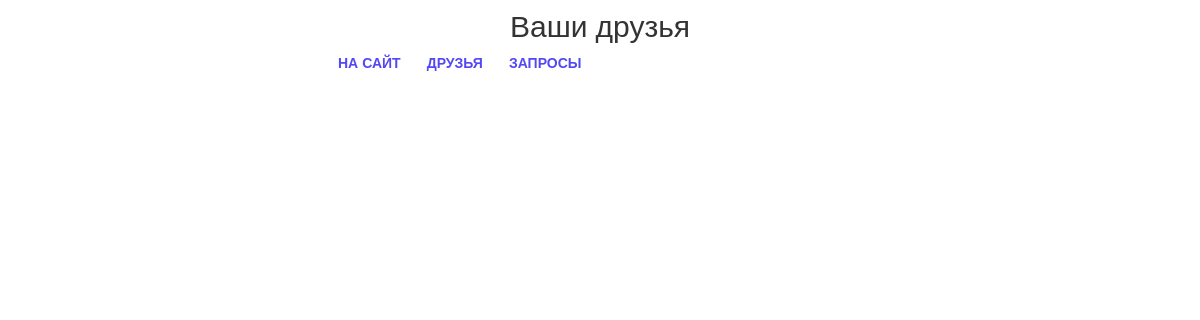
/auth/user/request/ (signed in), run on an earlier commit of the app's database.
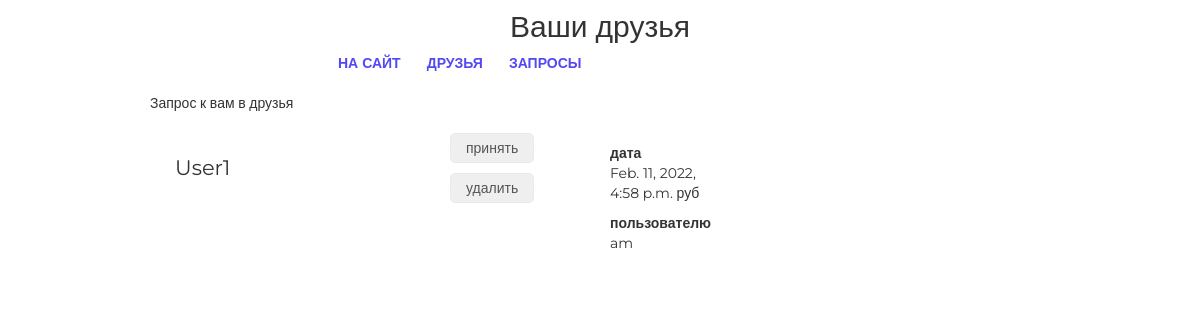
And on a later commit of the database.
### authapp/models.py (models this page shows)
class FriendRequest(models.Model):
    from_user = models.ForeignKey(
        User, related_name='from_user', on_delete=models.CASCADE)
    to_user = models.ForeignKey(
        User, related_name='to_user', on_delete=models.CASCADE)
    message_request = models.TextField(verbose_name='сообщение', blank=True)
    is_active = models.BooleanField(default=True)
    date_request = models.DateTimeField(auto_now_add=True, editable=False)
    accepte = models.BooleanField(default=False)

class User(AbstractUser):
    age = models.PositiveIntegerField('возраст', blank=True, null=True)
    registration_start_time = models.DateTimeField(
        auto_now_add=True, null=True)
    friends = models.ManyToManyField('User', blank=True)
    basic_budget = models.ForeignKey(
        'mainapp.Budget', on_delete=models.CASCADE, blank=True, null=True)

### authapp/views.py (the view)
# urls.py: path('user/request/', authapp.FriendRequestList.as_view(), name='request'),
class FriendRequestList(UserIsAuthMixin, PageTitleMixin, ListView):
    model = FriendRequest
    page_title = 'пользователь/запросы'
    def get_queryset(self):
        friends = FriendRequest.objects.filter(
            Q(from_user=self.request.user) |
            Q(to_user=self.request.user)).filter(is_active=True).all()
        return friends

### authapp/views.py (called while the page is built)
    @method_decorator(user_passes_test(lambda user: user.is_authenticated))
    def dispatch(self, request, *args, **kwargs):
        return super().dispatch(request, *args, **kwargs)

    def get_context_data(self, **kwargs):
        context = super().get_context_data(**kwargs)
        context[self.page_title_key] = self.page_title
        return context

### authapp/templates/authapp/friendrequest_list.html (shortened to what this page needs)
{% extends 'authapp/base_user.html' %}
{% load static %}
{% block container %}
    <div class="users_list">
        {% for object in object_list %}
            {% if object.to_user == user %}
                Запрос к вам в друзья
            {% else %}
                Ваш запрос
            {% endif %}
            <div class="product_record ">
                <div class="product_name">
                    {{ object.from_user|title }}
                </div>
                <div class="product_actions">
                    {% if object.to_user == user %}
                        <button>
                            <a href={% url 'auth:request_accepte' pk=object.pk %}>принять</a>
                        </button>
                    {% endif %}
                    <button>
                        <a href={% url 'auth:request_delete' pk=object.pk %}>удалить</a>
                    </button>
                </div>
                <div class="summary">
                    <b>дата</b>
                    <p>{{ object.date_request }} руб</p>
                    <b>пользователю</b>
                    <p>{{ object.to_user }}</p>
                </div>
            </div>
        {% endfor %}
    </div>
{% endblock %}

What changed in the data, as far as the page shows it:
added FriendRequest: shows "Запрос к вам в друзья", from_user "User1", shows "принять", date_request "Feb. 11, 2022, 4:58 p.m.", to_user "am"
